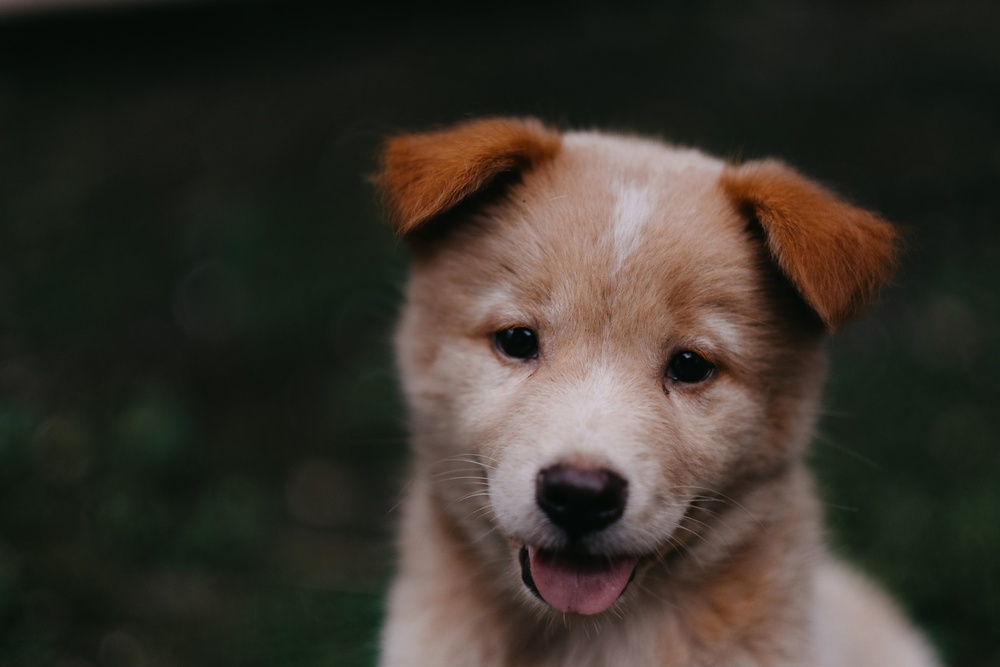
#> input picture DATA/00-puppy.jpg, 1000 x 667 px, shrunk from 1950 x 1300 before the run
$ jupyter execute Arithmetic_operations.ipynb
#> lines starting #> are read from the running program, lines starting #| are printed output that depends on the picture
# Arithmetic Operations

- cv2.add(image1, image2)
- cv2.subtract(image1, image2)

[cell 1]
import cv2
import numpy as np

image = cv2.imread('../DATA/00-puppy.jpg')
#> image is the input picture: shape (667, 1000, 3); mean B, G, R 43.8, 51.8, 57.3
cv2.imshow("Original", image)

M = np.ones(image.shape, dtype = "uint8")*95

added = cv2.add(image, M)
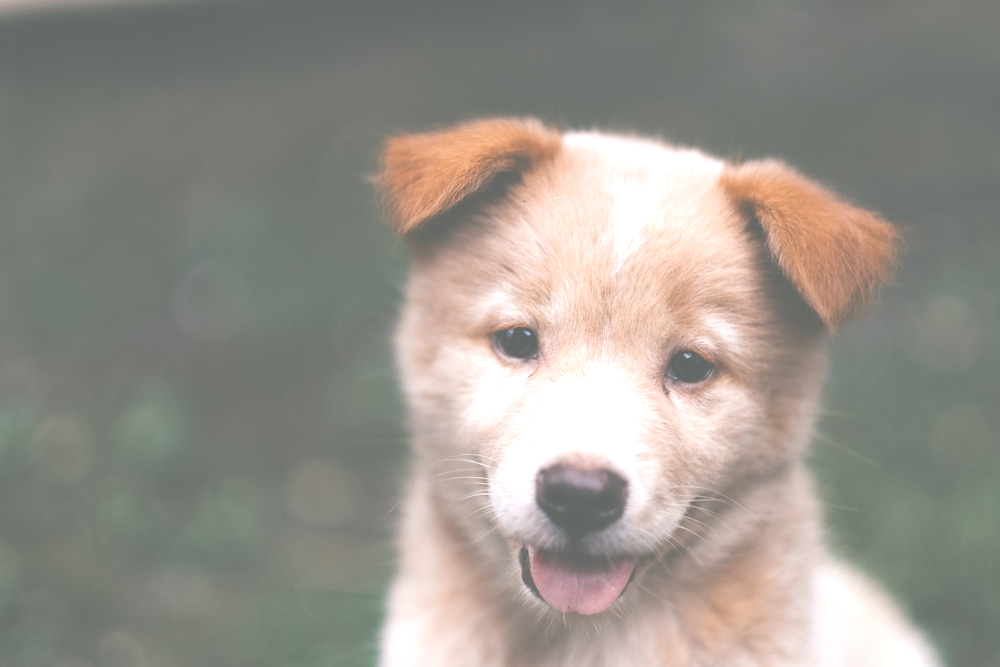
#> added: shape (667, 1000, 3); mean B, G, R 138.4, 146.4, 150.8
cv2.imshow("Added", added)

subtracted = cv2.subtract(image, M)
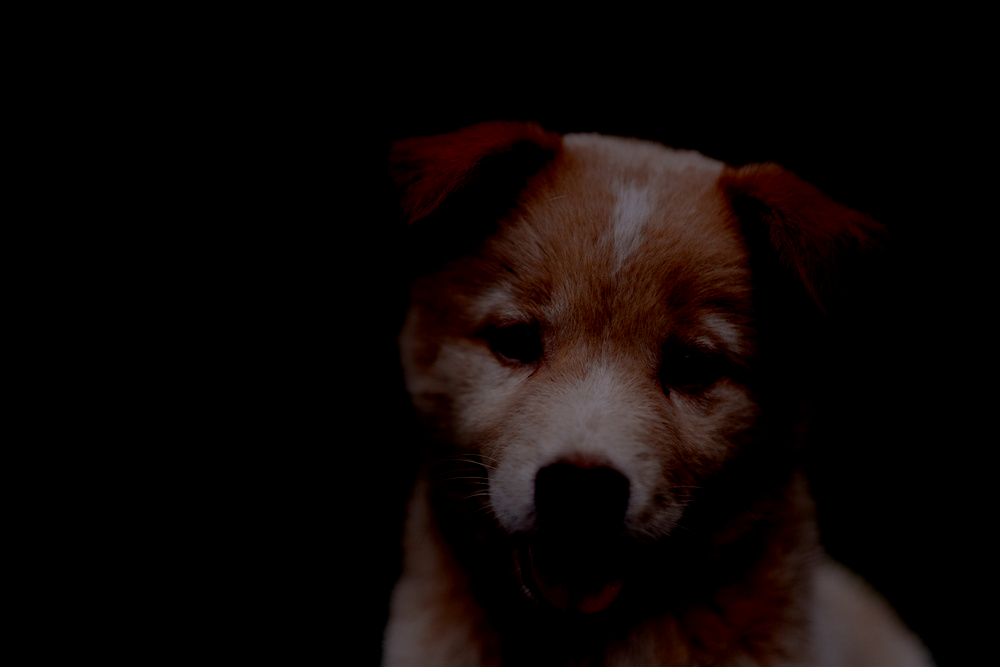
#> subtracted: shape (667, 1000, 3); mean B, G, R 5.7, 6.8, 12.5
cv2.imshow("subtracted", subtracted)

cv2.waitKey(0)
cv2.destroyAllWindows()

$ run again, with DATA/Denis_Mukwege.jpg copied over DATA/00-puppy.jpg
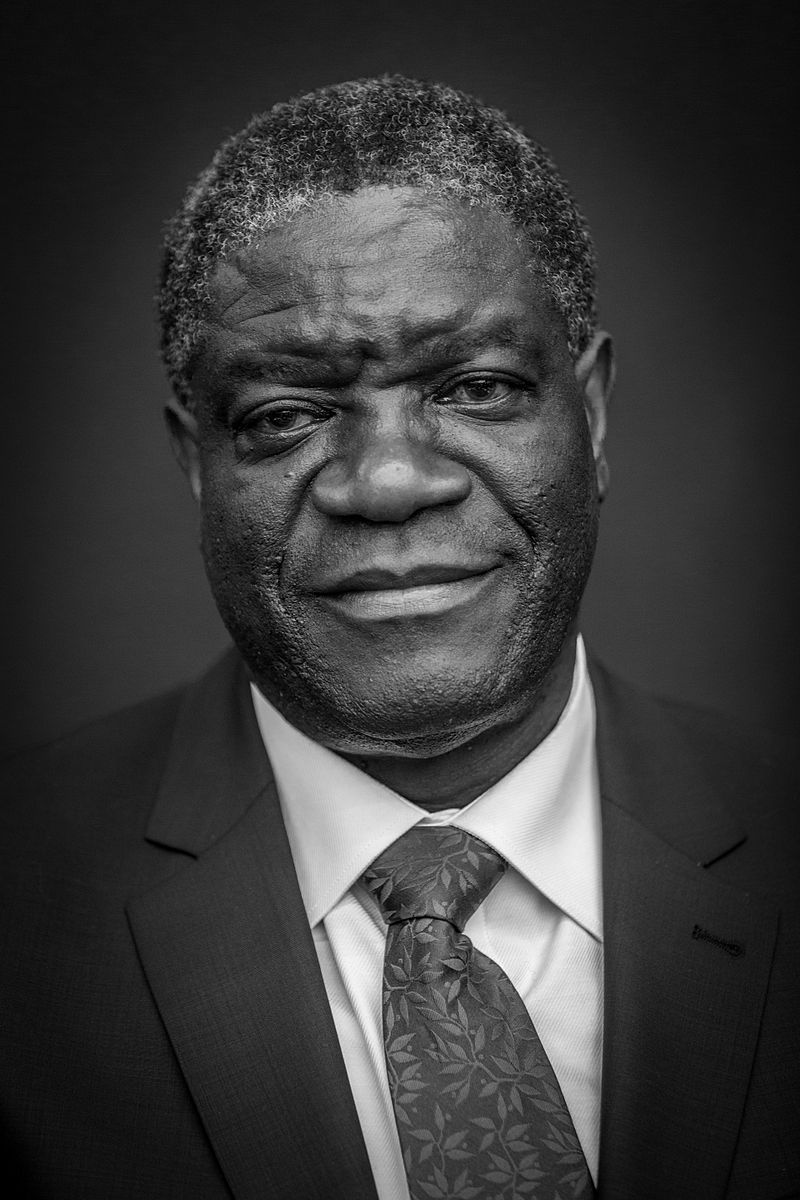
#> input picture DATA/Denis_Mukwege.jpg, 800 x 1200 px
#> image is the input picture: shape (1200, 800, 3); min 0, max 255, mean 58.8
#> `added = cv2.add(image, M)`:
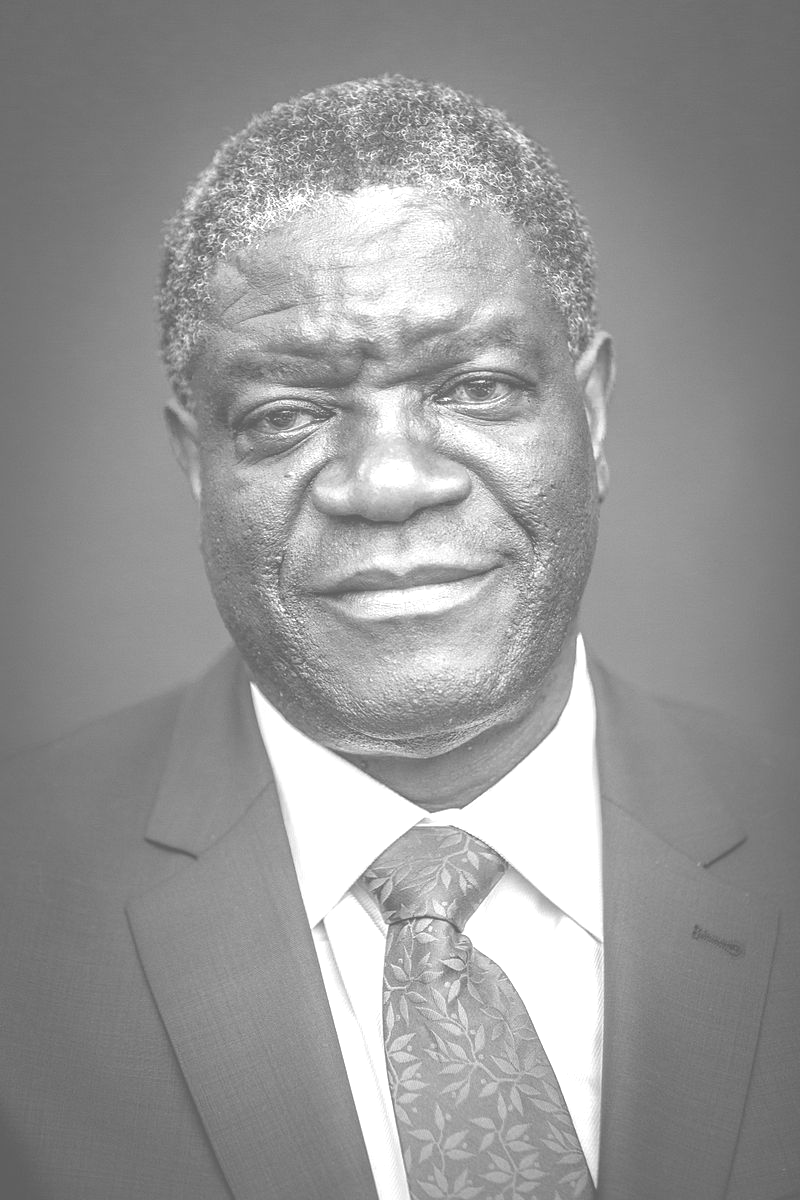
#> added: shape (1200, 800, 3); min 95, max 255, mean 151.1
#> `subtracted = cv2.subtract(image, M)`:
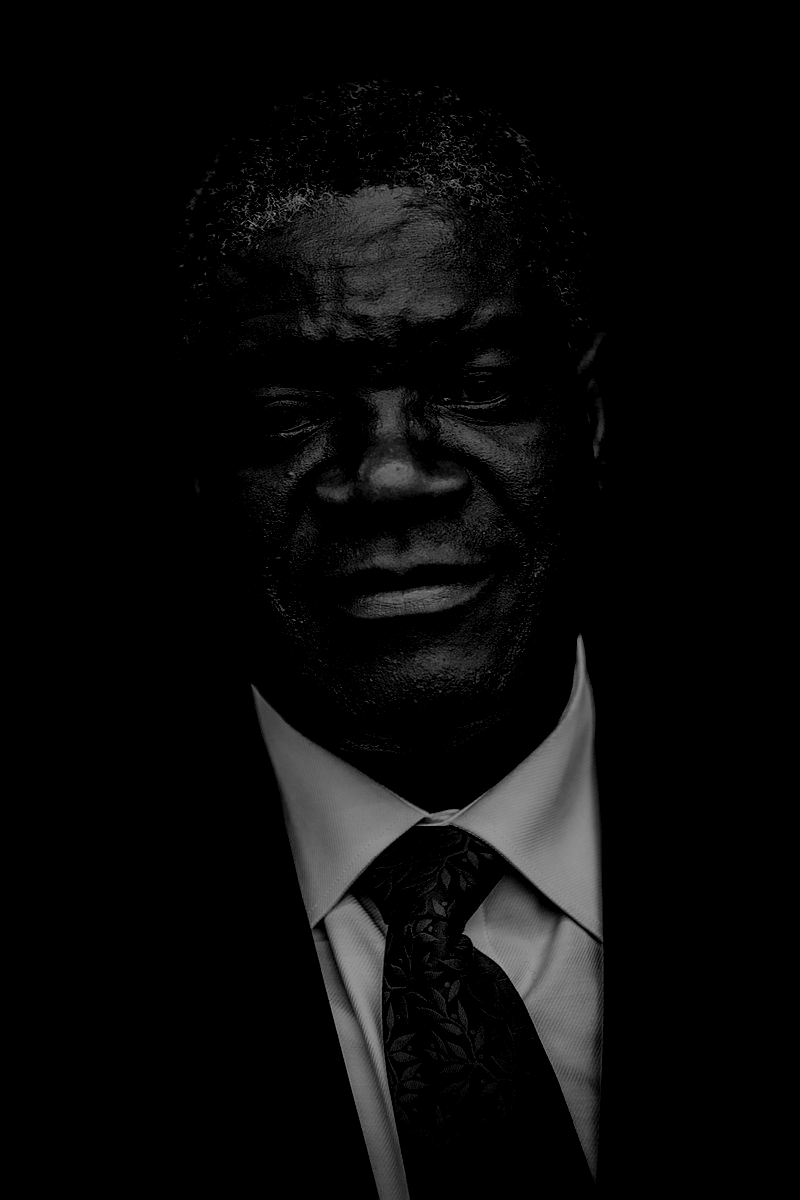
#> subtracted: shape (1200, 800, 3); min 0, max 160, mean 9.8

$ run again, with DATA/Nadia_Murad.jpg copied over DATA/00-puppy.jpg
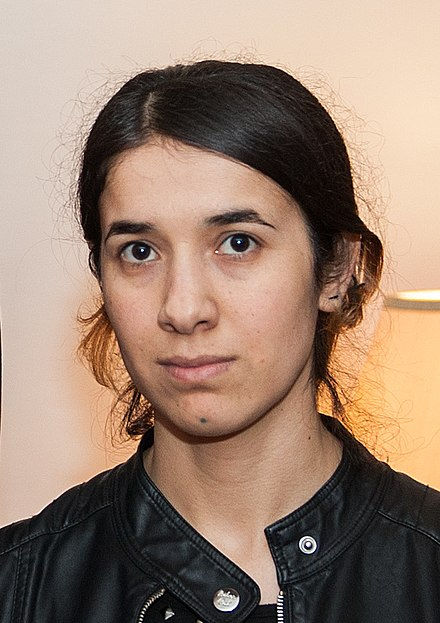
#> input picture DATA/Nadia_Murad.jpg, 440 x 623 px
#> image is the input picture: shape (623, 440, 3); mean B, G, R 112.7, 129.2, 153.8
#> `added = cv2.add(image, M)`:
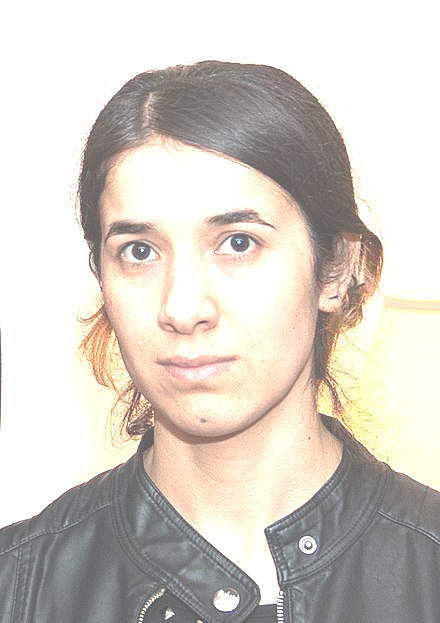
#> added: shape (623, 440, 3); mean B, G, R 198, 205.7, 212.7
#> `subtracted = cv2.subtract(image, M)`:
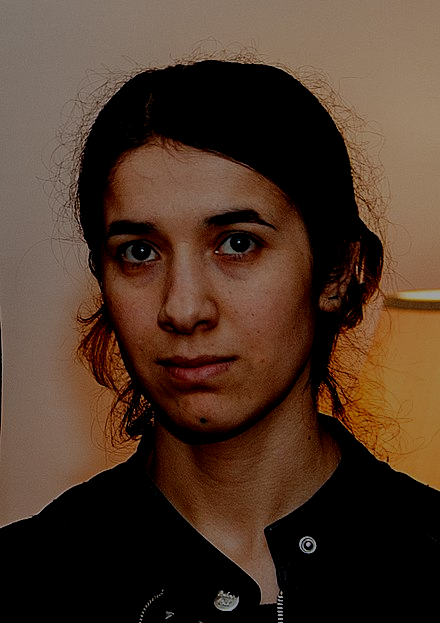
#> subtracted: shape (623, 440, 3); mean B, G, R 40.6, 55.6, 78.1
